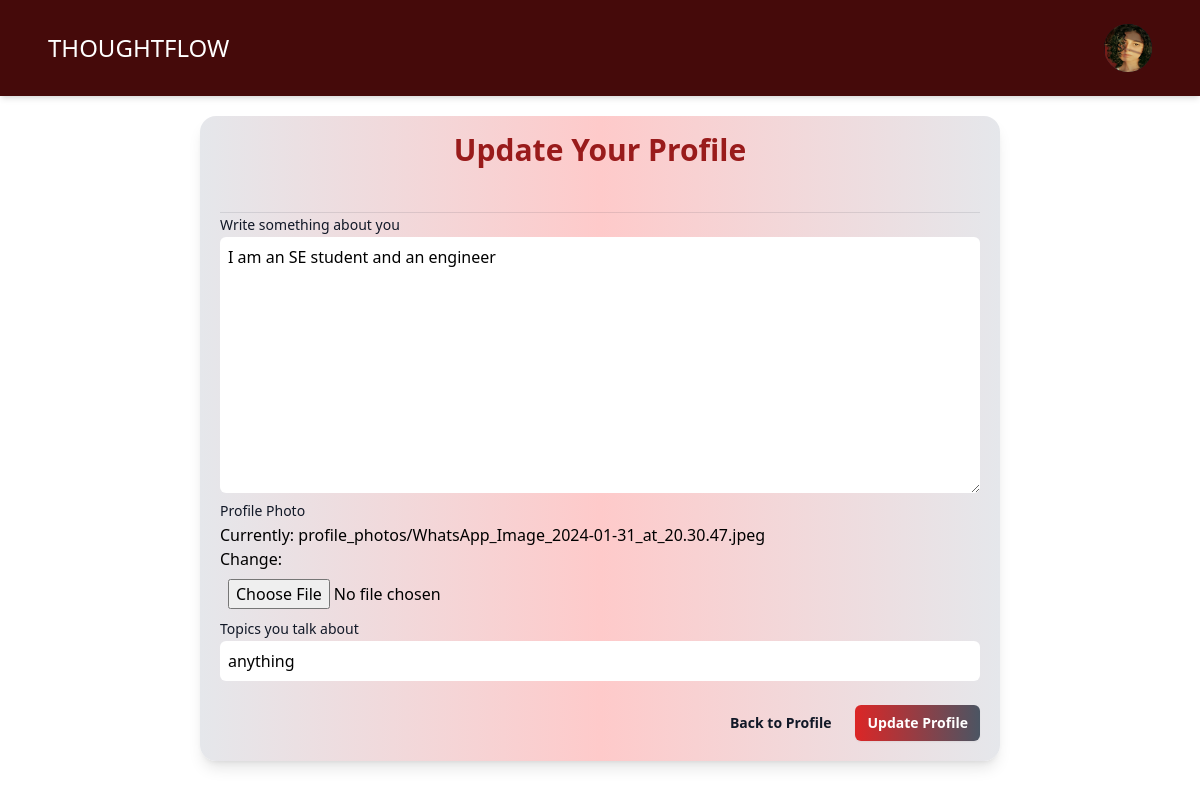
Page /auth/update_profile/manal/1/ (signed in) on the committed database.
### profiles/models.py (models this page shows, shortened)
class Userprofile(models.Model):
    person = models.OneToOneField(User, on_delete=models.CASCADE, related_name='user_profile')
    about = models.TextField()
    talks_about = models.CharField(max_length=250, default='anything')
    avatar = models.ImageField(upload_to='profile_photos', default='user.jpg')

### profiles/views.py (the view)
# urls.py: path('update_profile/<str:username>/<str:id>/', views.update_profile,
@login_required(login_url='login')
def update_profile(request, username, id):
    user = get_object_or_404(User, username=username, id=id)
    profile = get_object_or_404(Userprofile, person=user)
    if request.method == 'POST':
        form = UserPForm(request.POST, request.FILES, instance=profile)
        if form.is_valid():
            form.save()
            return redirect('profile', username=user.username, id=user.id)
    else:
        form = UserPForm(instance=profile)
    return render(request, 'update_profile.html', {
        'form': form,
        'profile': profile,
    })

### profiles/forms.py
class UserPForm(ModelForm):
    def __init__(self, *args, **kwargs):
        super().__init__(*args, **kwargs)
        self._update_field_attributes()
    def _update_field_attributes(self):
        field_classes = {
            'about': 'mt-1 p-2 border w-full rounded-md focus:outline-none focus:ring-emerald-400 focus:border-emerald-300',
            'avatar': 'mt-1 p-2 border w-full rounded-md focus:outline-none focus:ring-emerald-400 focus:border-emerald-300',
            'talks_about': 'mt-1 p-2 border w-full rounded-md focus:outline-none focus:ring-emerald-400 focus:border-emerald-300',
        }
        for field_name, css_class in field_classes.items():
            self.fields[field_name].widget.attrs.update({'class': css_class})
    class Meta:
        model = Userprofile
        fields = ['about', 'avatar', 'talks_about']
        labels = {
            'about': 'Write something about you',
            'avatar': 'Profile Photo',
            'talks_about': 'Topics you talk about'
        }

### profiles/templates/update_profile.html (shortened to what this page needs)
{% load static %}
<!DOCTYPE html>
<html lang="en">
  <head>
    <link rel="stylesheet" href="{% static 'update.css' %}" />
  </head>
  <body class="bg-gradient-to-br from-gray-100 via-gray-200 to-gray-100">
    <nav class="bg-red-950 shadow-md p-4">
      <div class="mx-auto max-w-7xl px-4 sm:px-6 lg:px-8">
        <div class="flex h-16 items-center justify-between">
          <div class="flex items-center">
            <div class="flex-shrink-0">
              <a class="text-2xl text-white" href="{% url 'home' %}">THOUGHTFLOW</a>
            </div>
          </div>
          <div class="hidden md:block">
            <div class="ml-4 flex items-center md:ml-6">
              <div class="relative ml-3">
                <div>
                  <button
                    type="button"
                    class="relative flex max-w-xs items-center rounded-full bg-gray-800 text-sm focus:outline-none focus:ring-2 focus:ring-white focus:ring-offset-2 focus:ring-offset-gray-800"
                    id="user-menu-button"
                    aria-expanded="false"
                    aria-haspopup="true"
                  >
                    <span class="absolute -inset-1.5"></span>
                    {% if profile.avatar %}
                    <img class="h-12 w-12 rounded-full" src="{{ profile.avatar.url }}" alt="User Profile Picture">
                    {% else %}
                    <img class="h-12 w-12 rounded-full" src="{% static 'user.jpg' %}" alt="User Profile Picture">
                    {% endif %}
                  </button>
                </div>
              </div>
            </div>
          </div>
        </div>
      </div>
    </nav>
<form
  class="w-full md:w-4/6 mt-5 mx-auto shadow-lg p-5 rounded-2xl bg-gradient-to-r from-gray-200 via-red-200 to-gray-200 transition-transform duration-500 hover:scale-105"
  method="post"
  enctype="multipart/form-data"
>
  <div class="space-y-12">
    <div class="border-b border-gray-900/10 pb-12">
      <h2
        class="text-3xl text-center font-semibold leading-7 text-red-800"
      >
        Update Your Profile
      </h2>
    </div>
  </div>
  {% for field in form %}
  <label
    for="{{ field.label }}"
    class="block text-sm font-medium leading-6 text-gray-900"
    >{{ field.label }}</label
  >
  {{ field }}
  {% endfor %}
  <div class="mt-6 flex items-center justify-end gap-x-6">
    <a
      href="{{ request.META.HTTP_REFERER }}"
      class="text-sm font-semibold leading-6 text-gray-900 transition-colors duration-300 hover:text-red-600"
    >
      Back to Profile
    </a>
    <button
      href="{{ request.META.HTTP_REFERER }}"
      type="submit"
      class="rounded-md bg-gradient-to-r from-red-600 to-gray-600 px-3 py-2 text-sm font-semibold text-white shadow-sm transition-colors duration-300 hover:from-red-500 hover:to-gray-500 focus-visible:outline focus-visible:outline-2 focus-visible:outline-offset-2 focus-visible:outline-indigo-600"
    >
      Update Profile
    </button>
  </div>
</form>
  </body>
</html>

### rows in the picture
Userprofile: avatar (picture), form "I am an SE student and an engineer" "anything"

### other values in the picture
{{ field.label }} "Write something about you" "Profile Photo" "Topics you talk about"
